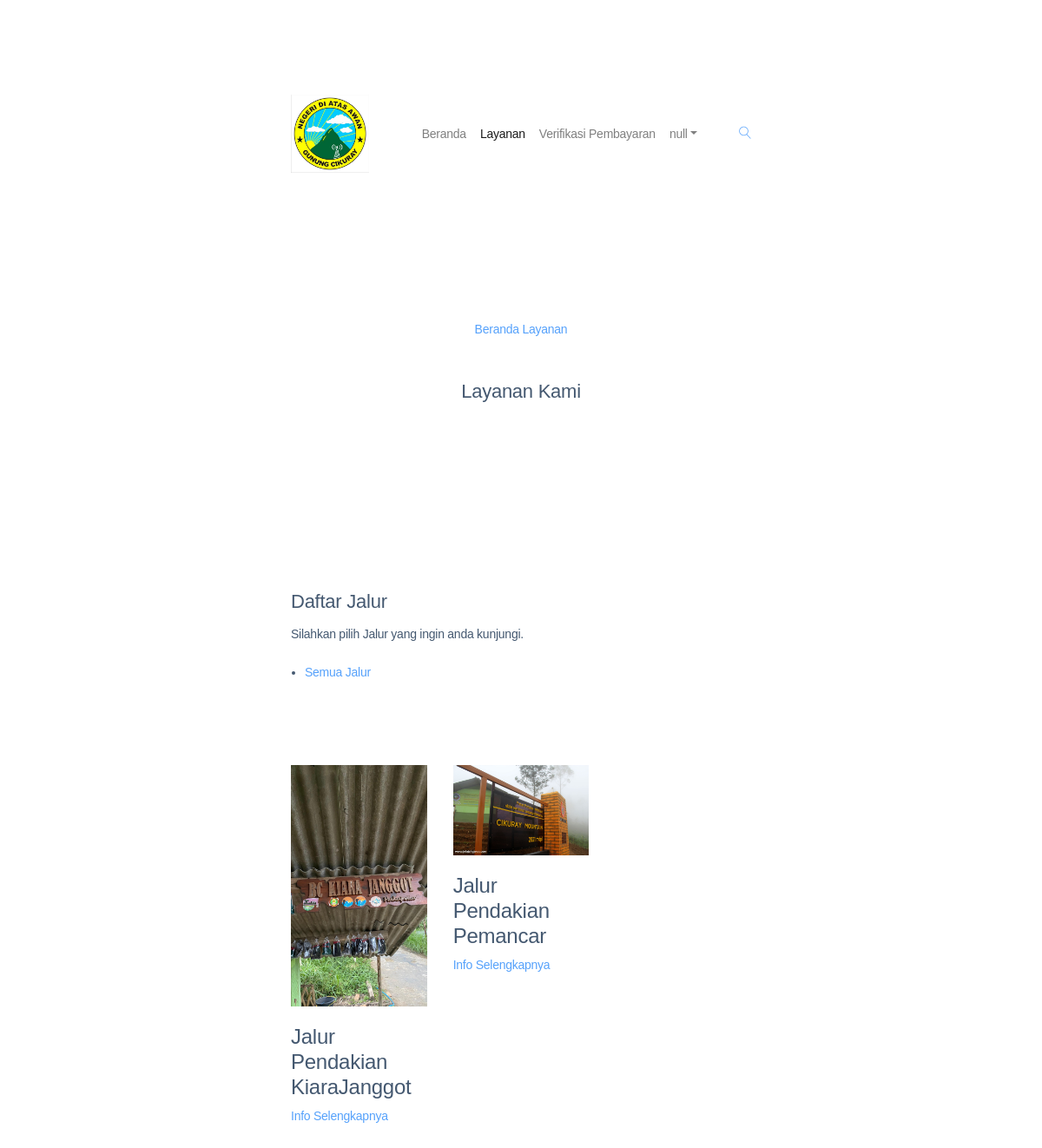
Screenshot of /User/layanan.php with the database file from the repository.
### tables this page shows
CREATE TABLE `tb_jalur` (
  `id_jalur` int(11) NOT NULL,
  `id_kategori` int(11) DEFAULT NULL,
  `nama_jalur` varchar(50) DEFAULT NULL,
  `alamat` text DEFAULT NULL,
  `ket_singkat` text DEFAULT NULL,
  `ket_lengkap` text DEFAULT NULL,
  `harga` int(11) DEFAULT NULL,
  `stok` int(11) DEFAULT NULL,
  `gambar` varchar(250) DEFAULT NULL,
  `created` datetime DEFAULT NULL,
  `modified` datetime DEFAULT NULL
);

### User/layanan.php (the view, shortened to what this page needs)
<?php
include '../koneksi.php';
?>
<!DOCTYPE html>
<html lang="en">
<head>
    <link rel="stylesheet" href="../assets/dist-2/css/bootstrap.css">
    <link rel="stylesheet" href="../assets/dist-2/vendors/linericon/style.css">
    <link rel="stylesheet" href="../assets/dist-2/css/font-awesome.min.css">
    <link rel="stylesheet" href="../assets/dist-2/vendors/owl-carousel/owl.carousel.min.css">
    <link rel="stylesheet" href="../assets/dist-2/vendors/lightbox/simpleLightbox.css">
    <link rel="stylesheet" href="../assets/dist-2/vendors/nice-select/css/nice-select.css">
    <link rel="stylesheet" href="../assets/dist-2/vendors/animate-css/animate.css">
    <link rel="stylesheet" href="../assets/dist-2/css/style.css">
    <link rel="stylesheet" href="../assets/dist-2/css/responsive.css">
</head>
<body>
    <header class="header_area">
        <div class="main_menu">
            <nav class="navbar navbar-expand-lg navbar-light">
                <div class="container box_1620">
                    <a class="navbar-brand logo_h" href="index"><img src="../assets/images/logo.jpg" alt="" style="width: 90px;"></a>
                    <div class="collapse navbar-collapse offset" id="navbarSupportedContent">
                        <ul class="nav navbar-nav menu_nav ml-auto">
                            <li class="nav-item"><a class="nav-link" href="index">Beranda</a></li>
                            <li class="nav-item active"><a class="nav-link" href="layanan">Layanan</a></li>
                            <li class="nav-item"><a class="nav-link" href="verifikasi">Verifikasi Pembayaran</a></li>
                            <li class="nav-item submenu dropdown">
                                <a href="#" class="nav-link dropdown-toggle" data-toggle="dropdown" role="button" aria-haspopup="true" aria-expanded="false"><script type="text/javascript">document.write(tampil2)</script></a>
                            </li>
                        </ul>
                        <ul class="nav navbar-nav navbar-right">
                            <li class="nav-item"><a href="#" class="search"><i class="lnr lnr-magnifier"></i></a></li>
                        </ul>
                    </div>
                </div>
            </nav>
        </div>
    </header>
    <section class="banner_area">
        <div class="banner_inner d-flex align-items-center">
            <div class="container">
                <div class="banner_content text-center">
                    <div class="page_link">
                        <a href="index">Beranda</a>
                        <a href="layanan">Layanan</a>
                    </div>
                    <h2>Layanan Kami</h2>
                </div>
            </div>
        </div>
    </section>
    <section class="home_gallery_area p_120">
        <div class="container">
            <div class="main_title">
                <h2>Daftar Jalur</h2>
                <p>Silahkan pilih Jalur yang ingin anda kunjungi.</p>
            </div>
            <div class="isotope_fillter">
                <ul class="gallery_filter list">
                    <li class="active" data-filter="*"><a href="#">Semua Jalur</a></li>
                </ul>
            </div>
        </div>
        <div class="container">
            <div class="gallery_f_inner row imageGallery1">
                <?php
                $query = mysqli_query($conn, "SELECT w.nama_jalur, w.ket_singkat, w.id_jalur, w.gambar, k.nama_kategori FROM tb_jalur w INNER JOIN tb_kategori k ON w.id_kategori = k.id_kategori ORDER BY w.nama_jalur ASC");
                while($row = mysqli_fetch_array($query)) { ?>
                    <div class="col-lg-4 col-md-4 col-sm-6 <?php echo $row['nama_kategori'];?>">
                        <div class="h_gallery_item">
                            <div class="g_img_item">
                                <img class="img-fluid" src="../assets/images/gunung/<?php echo $row['gambar'];?>" alt="">
                                <a class="light" href="../assets/images/gunung/<?php echo $row['gambar'];?>" style="color: #FFFFFF;"><?php echo $row['ket_singkat'];?></a>
                            </div>
                            <div class="g_item_text">
                                <h4><?php echo $row['nama_jalur'];?></h4>
                                <p><a href="detail-layanan?id=<?php echo $row['id_jalur'];?>">Info Selengkapnya</a></p>
                            </div>
                        </div>
                    </div>
                <?php } ?>
            </div>
        </div>
    </section>
</body>
</html>

### assets/dist-2/css/responsive.css (style rules this page uses)
@media (max-width:1619px) { .header_area .navbar .search { margin-left: 40px; } }

### rows the page displays
tb_jalur: gambar (picture), nama_jalur "Jalur Pendakian KiaraJanggot"
tb_jalur: gambar (picture), nama_jalur "Jalur Pendakian Pemancar"
